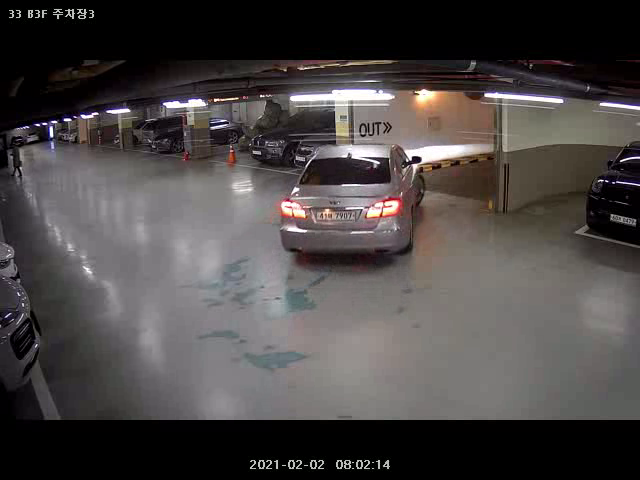
#> input picture vlcsnap-2021-02-04-10h05m23s567.png, 640 x 480 px
$ python grabcut1.py
#> lines starting #> are read from the running program, lines starting #| are printed output that depends on the picture
import cv2
cv2.__version__    # 4.1.2

import cv2
import numpy as np
import matplotlib.pyplot as plt

image = cv2.imread('vlcsnap-2021-02-04-10h05m23s567.png', cv2.IMREAD_GRAYSCALE)
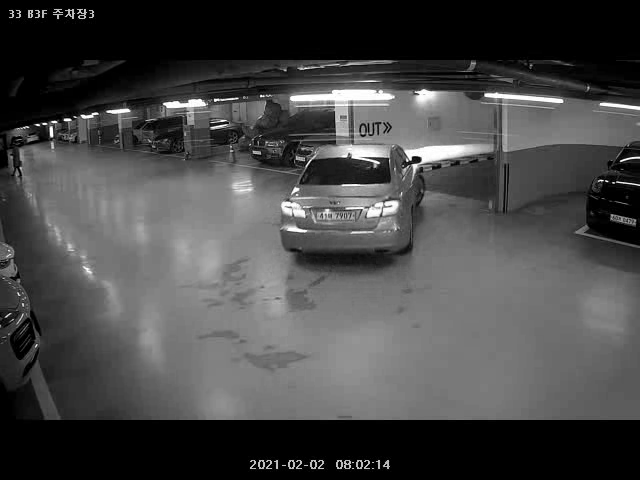
#> image: shape (480, 640); min 0, max 255, mean 71.1

#이미지 로드 후 RGB로 변환
image_bgr = cv2.imread('vlcsnap-2021-02-04-10h05m23s567.png')
#> image_bgr is the input picture: shape (480, 640, 3); mean B, G, R 69.6, 70.2, 74.6
image_rgb = cv2.cvtColor(image_bgr, cv2.COLOR_BGR2RGB)

# 사각형 좌표: 시작점의 x,y  ,넢이, 너비
rectangle = (253, 92, 200, 253)

# 초기 마스크 생성
mask = np.zeros(image_rgb.shape[:2], np.uint8)

# grabCut에 사용할 임시 배열 생성
bgdModel = np.zeros((1, 65), np.float64)
fgdModel = np.zeros((1, 65), np.float64)

# grabCut 실행
cv2.grabCut(image_rgb, # 원본 이미지
           mask,       # 마스크
           rectangle,  # 사각형
           bgdModel,   # 배경을 위한 임시 배열
           fgdModel,   # 전경을 위한 임시 배열
           5,          # 반복 횟수
           cv2.GC_INIT_WITH_RECT) # 사각형을 위한 초기화

# 배경인 곳은 0, 그 외에는 1로 설정한 마스크 생성
mask_2 = np.where((mask==2) | (mask==0), 0, 1).astype('uint8')

# 이미지에 새로운 마스크를 곱행 배경을 제외
image_rgb_nobg = image_rgb * mask_2[:, :, np.newaxis]
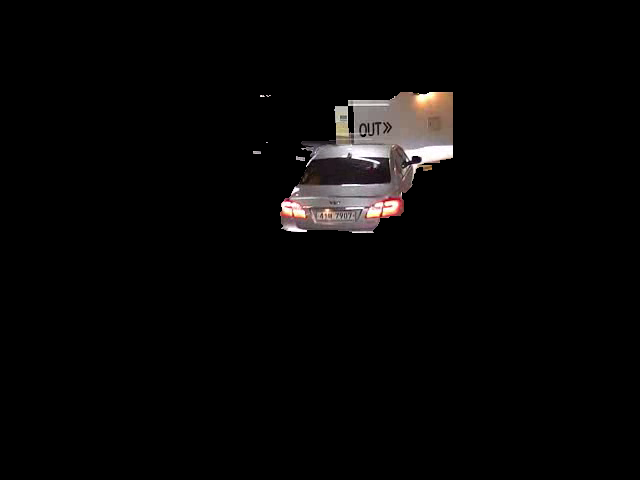
#> image_rgb_nobg: shape (480, 640, 3); mean R, G, B 7.3, 6.4, 6.2

# plot
plt.imshow(image_rgb_nobg)
plt.show()

cv2.imwrite('image1.jpg', image_rgb_nobg)
